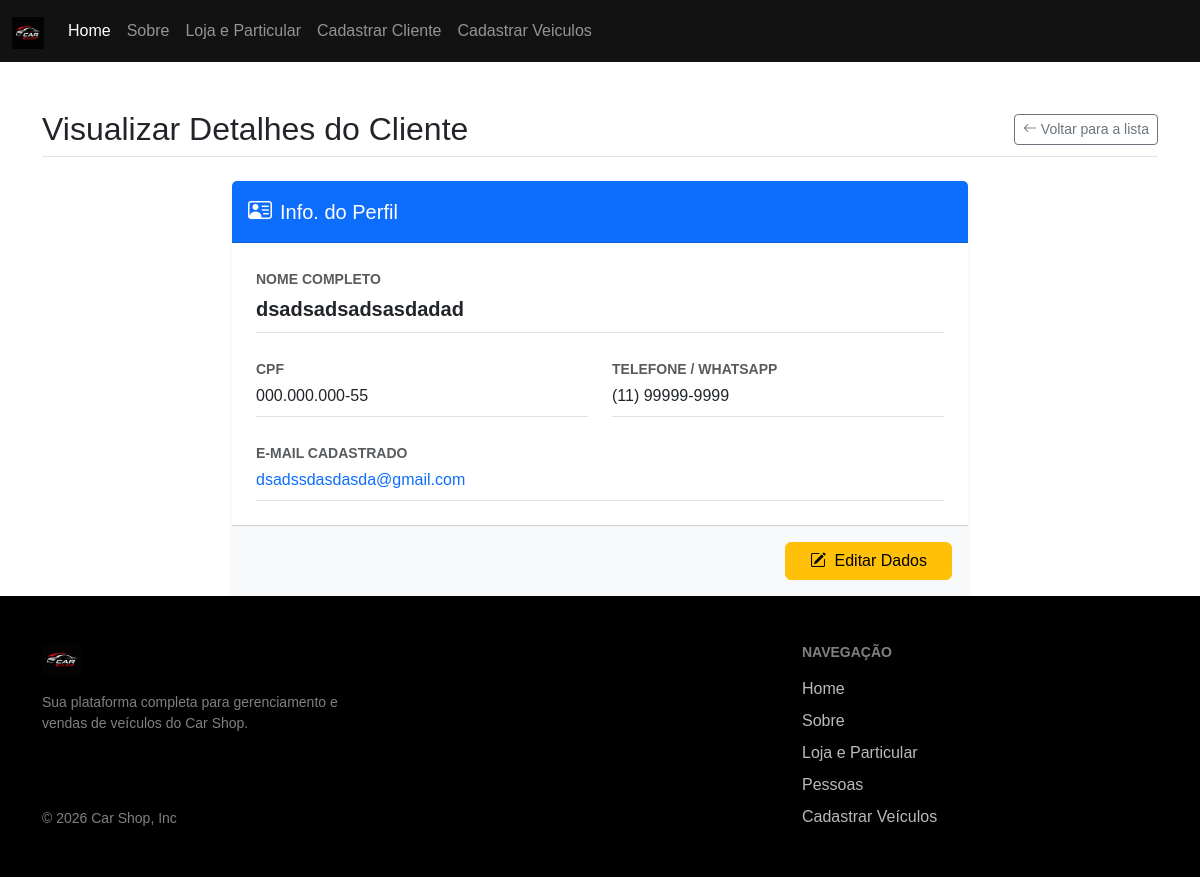
The app's page /cliente-visualizar.php?id_cliente=1 with its own data.
### tables this page shows
CREATE TABLE `tb_cliente` (
  `id_cliente` int(11) NOT NULL AUTO_INCREMENT,
  `nome` varchar(120) NOT NULL,
  `cpf` varchar(14) NOT NULL,
  `email` varchar(100) NOT NULL,
  `telefone` varchar(20) NOT NULL,
  `senha` varchar(225) NOT NULL,
  `foto` varchar(1000) NOT NULL,
  PRIMARY KEY (`id_cliente`)
);

### cliente-visualizar.php (the view, shortened to what this page needs)
<?php
include "include/inc-cabecalho.php";
include "inc-conexao.php";
$id_cliente = isset($_GET['id_cliente']) ? (int)$_GET['id_cliente'] : 0;
$nome = $cpf = $email = $telefone = "";
if ($id_cliente > 0) {
    $sql = "SELECT nome, cpf, email, telefone FROM tb_cliente WHERE id_cliente = ?";
    $stmt = mysqli_prepare($conexao, $sql);
    if ($stmt) {
        mysqli_stmt_bind_param($stmt, "i", $id_cliente);
        mysqli_stmt_execute($stmt);
        $resultado = mysqli_stmt_get_result($stmt);
        if ($linha = mysqli_fetch_assoc($resultado)) {
            $nome     = htmlspecialchars($linha['nome']);
            $cpf      = htmlspecialchars($linha['cpf']);
            $email    = htmlspecialchars($linha['email']);
            $telefone = htmlspecialchars($linha['telefone']);
        } else {
            echo "<script>alert('Cliente não encontrado.'); window.location='listar-clientes.php';</script>";
            exit;
        }
    }
} else {
    echo "<script>alert('ID inválido.'); window.location='listar-clientes.php';</script>";
    exit;
}
?>
<body>
    <?php include "include/inc-menu.php";?>
    <main class="container mt-5">
        <div class="d-flex justify-content-between align-items-center mb-4 pb-2 border-bottom">
            <h1 class="h2 text-dark m-0">Visualizar Detalhes do Cliente</h1>
            <a href="cliente-listagem.php" class="btn btn-outline-secondary btn-sm">
                <i class="bi bi-arrow-left"></i> Voltar para a lista
            </a>
        </div>
        <div class="row justify-content-center">
            <div class="col-md-8">
                <div class="card shadow-sm border-0">
                    <div class="card-header bg-primary text-white py-3">
                        <h5 class="card-title mb-0 d-flex align-items-center">
                            <i class="bi bi-person-vcard me-2 fs-4"></i> Info. do Perfil
                        </h5>
                    </div>
                    <div class="card-body p-4">
                        <div class="row g-4">
                            <div class="col-12">
                                <label class="text-muted small text-uppercase fw-bold mb-1">Nome Completo</label>
                                <p class="fs-5 text-dark border-bottom pb-2 mb-0 fw-semibold"><?=$nome; ?></p>
                            </div>
                            <div class="col-sm-6">
                                <label class="text-muted small text-uppercase fw-bold mb-1">CPF</label>
                                <p class="fs-6 text-dark border-bottom pb-2 mb-0"><?=$cpf; ?></p>
                            </div>
                            <div class="col-sm-6">
                                <label class="text-muted small text-uppercase fw-bold mb-1">Telefone / WhatsApp</label>
                                <p class="fs-6 text-dark border-bottom pb-2 mb-0"><?=$telefone; ?></p>
                            </div>
                            <div class="col-12">
                                <label class="text-muted small text-uppercase fw-bold mb-1">E-mail Cadastrado</label>
                                <p class="fs-6 text-dark border-bottom pb-2 mb-0">
                                    <a href="mailto:<?=$email; ?>" class="text-decoration-none text-primary"><?=$email; ?></a>
                                </p>
                            </div>
                        </div>
                    </div>
                    <div class="card-footer bg-light d-flex justify-content-end gap-2 py-3">
                        <a href="cliente-editar.php?id_cliente=<?=$id_cliente;?>" class="btn btn-warning px-4">
                            <i class="bi bi-pencil-square me-1"></i> Editar Dados
                        </a>
                    </div>
                </div>
            </div>
        </div>
    </main>
<?php
include "include/inc-footer.php";
?>
</body>

### css/style.css (style rules this page uses)
body { font-family: 'Montserrat', sans-serif; }

### records on screen
tb_cliente: nome "dsadsadsadsasdadad", cpf "000.000.000-55", telefone "(11) 99999-9999", email "dsadssdasdasda@gmail.com"
